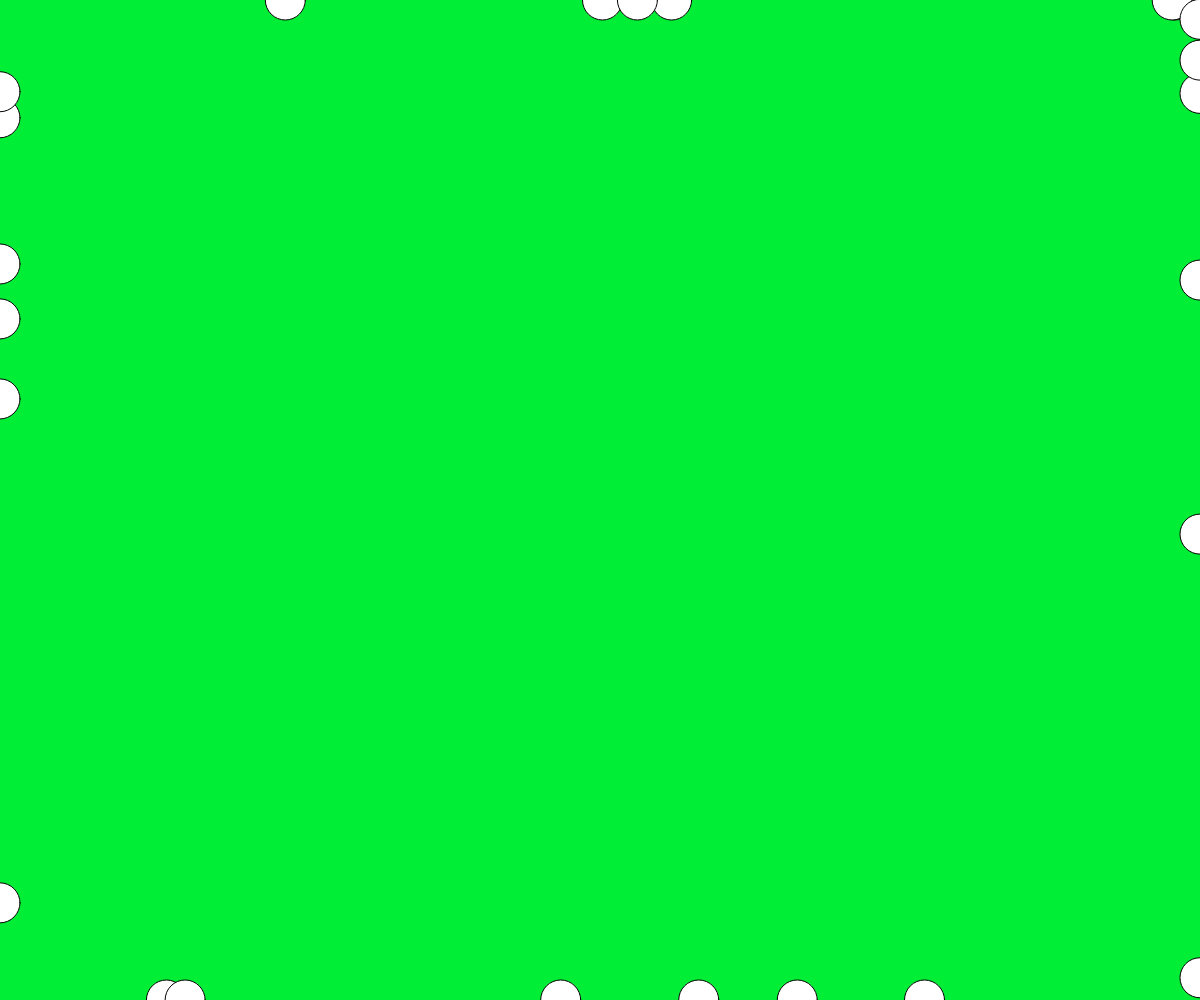
Frame 1 (no input)
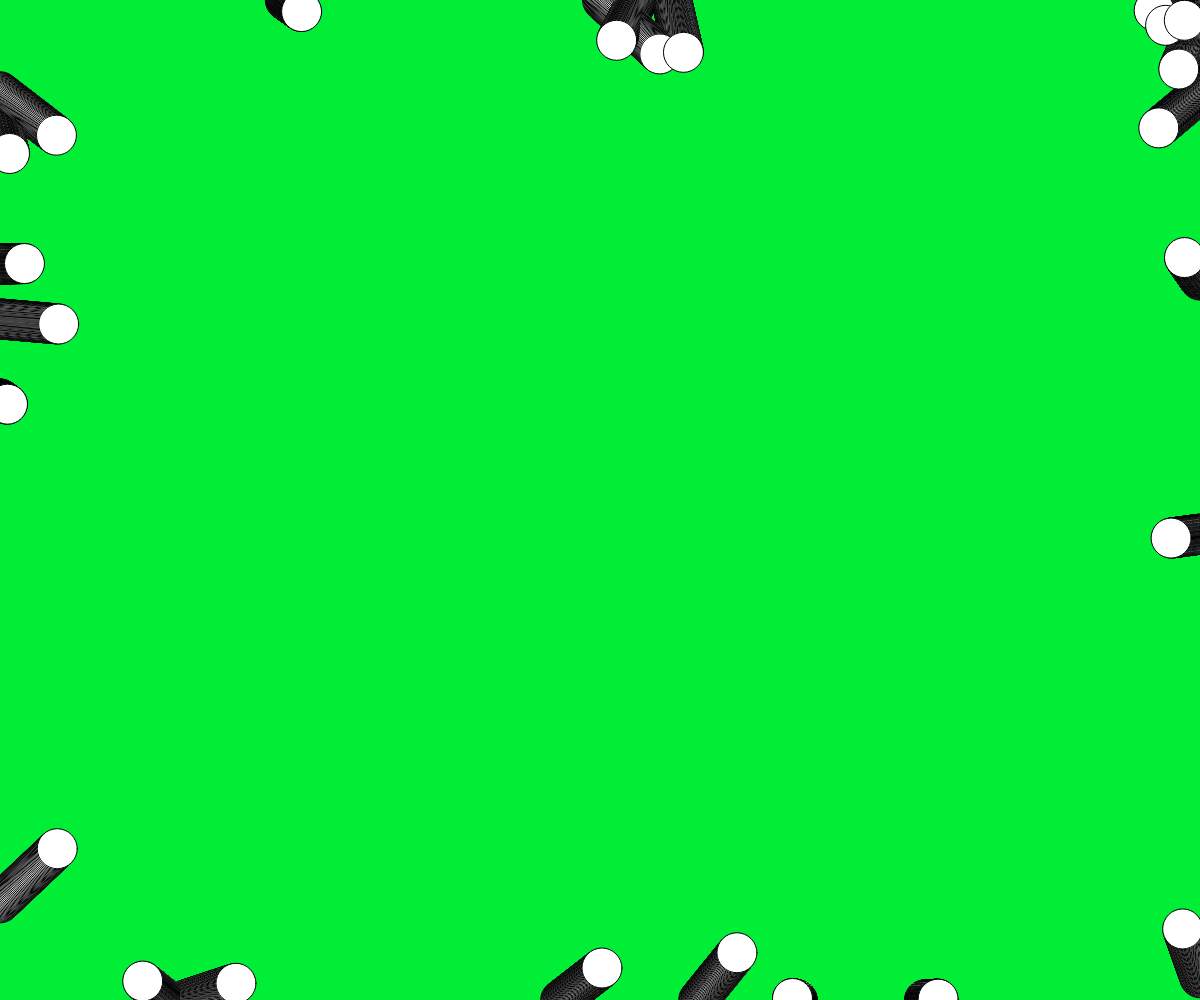
Frame 60 (no input)
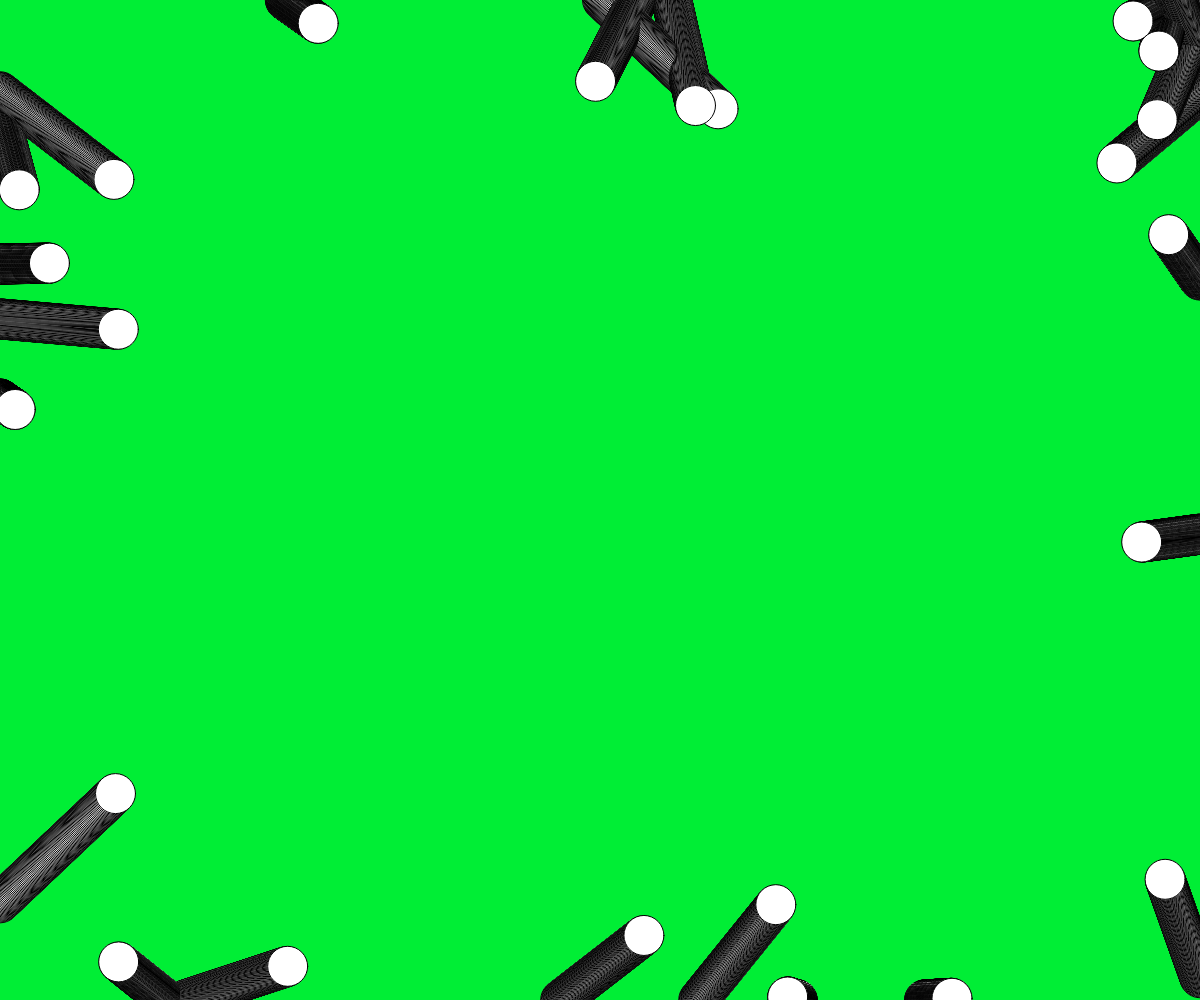
Frame 120 (the mouse pressed at the canvas centre since frame 60)

The p5.js sketch that drew these frames (run headless with seeded random() and noise() and a simulated clock; from frame 60 on, the mouse is pressed at the canvas centre):

// p5.js sketch
// ── sketch.js
///<reference path="../../intellisence/p5.global-mode.d.ts" />


class Ball {
	constructor(x, y, dx, dy, w) {
		this.x = x;
		this.y = y;
		this.dx = dx;
		this.dy = dy;
		this.w = w;
	}
}

const screenWidth = document.documentElement.clientWidth;
const screenHeight = document.documentElement.clientHeight;
const ballSize = 40;

let balls = [
	new Ball(0, Math.random() * screenHeight, Math.random(), Math.random() * 2 - 1, ballSize),
	new Ball(0, Math.random() * screenHeight, Math.random(), Math.random() * 2 - 1, ballSize),
	new Ball(0, Math.random() * screenHeight, Math.random(), Math.random() * 2 - 1, ballSize),
	new Ball(0, Math.random() * screenHeight, Math.random(), Math.random() * 2 - 1, ballSize),
	new Ball(0, Math.random() * screenHeight, Math.random(), Math.random() * 2 - 1, ballSize),
	new Ball(0, Math.random() * screenHeight, Math.random(), Math.random() * 2 - 1, ballSize),
	new Ball(Math.random() * screenWidth, 0, Math.random() * 2 - 1, Math.random(), ballSize),
	new Ball(Math.random() * screenWidth, 0, Math.random() * 2 - 1, Math.random(), ballSize),
	new Ball(Math.random() * screenWidth, 0, Math.random() * 2 - 1, Math.random(), ballSize),
	new Ball(Math.random() * screenWidth, 0, Math.random() * 2 - 1, Math.random(), ballSize),
	new Ball(Math.random() * screenWidth, 0, Math.random() * 2 - 1, Math.random(), ballSize),
	new Ball(Math.random() * screenWidth, 0, Math.random() * 2 - 1, Math.random(), ballSize),
	new Ball(screenWidth, Math.random() * screenHeight, Math.random() - 1, Math.random() * 2 - 1, ballSize),
	new Ball(screenWidth, Math.random() * screenHeight, Math.random() - 1, Math.random() * 2 - 1, ballSize),
	new Ball(screenWidth, Math.random() * screenHeight, Math.random() - 1, Math.random() * 2 - 1, ballSize),
	new Ball(screenWidth, Math.random() * screenHeight, Math.random() - 1, Math.random() * 2 - 1, ballSize),
	new Ball(screenWidth, Math.random() * screenHeight, Math.random() - 1, Math.random() * 2 - 1, ballSize),
	new Ball(screenWidth, Math.random() * screenHeight, Math.random() - 1, Math.random() * 2 - 1, ballSize),
	new Ball(Math.random() * screenWidth, screenHeight, Math.random() * 2 - 1, Math.random() - 1, ballSize),
	new Ball(Math.random() * screenWidth, screenHeight, Math.random() * 2 - 1, Math.random() - 1, ballSize),
	new Ball(Math.random() * screenWidth, screenHeight, Math.random() * 2 - 1, Math.random() - 1, ballSize),
	new Ball(Math.random() * screenWidth, screenHeight, Math.random() * 2 - 1, Math.random() - 1, ballSize),
	new Ball(Math.random() * screenWidth, screenHeight, Math.random() * 2 - 1, Math.random() - 1, ballSize),
	new Ball(Math.random() * screenWidth, screenHeight, Math.random() * 2 - 1, Math.random() - 1, ballSize),
]

function setup() {
	createCanvas(screenWidth, screenHeight)
	console.log(screenWidth, screenHeight);
	background(0, 238, 53)
}

function draw() {
	for (const ball of balls) {
		ellipse(ball.x, ball.y, ball.w);
		ball.x += ball.dx;
		ball.y += ball.dy;
	}
}
